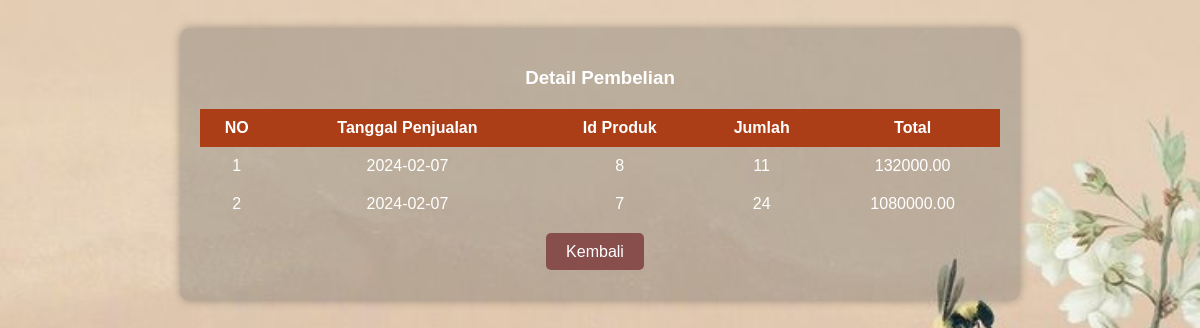
/kasir/detail_pembelian.php?id=7 (signed in), run on the app's committed database.
### tables this page shows
CREATE TABLE `detailpenjualan` (
  `DetailID` int(11) NOT NULL,
  `PenjualanID` int(11) NOT NULL,
  `ProdukID` int(11) NOT NULL,
  `JumlahProduk` int(11) NOT NULL,
  `Subtotal` decimal(10,2) NOT NULL
);

CREATE TABLE `penjualan` (
  `PenjualanID` int(11) NOT NULL,
  `TanggalPenjualan` date NOT NULL,
  `TotalHarga` decimal(10,2) NOT NULL,
  `PelangganID` int(11) NOT NULL
);

### kasir/detail_pembelian.php (the view, shortened to what this page needs)
<!DOCTYPE html>
<html lang="en">
<head>
</head>
<body>
    <div class="container mt-5">
        <h3>Detail Pembelian</h3>
        <table>
            <tr>
                <th>NO</th>
                <th>Tanggal Penjualan</th>
                <th>Id Produk</th>
                <th>Jumlah</th>
                <th>Total</th>
            </tr>
            <?php
            include 'aksi/koneksi.php';
            $no = 1;
            $id = $_GET['id'];
            $detail =  "SELECT penjualan.TanggalPenjualan ,  detailpenjualan.ProdukID, penjualan.TotalHarga , detailpenjualan.JumlahProduk
            FROM penjualan
            INNER JOIN detailpenjualan on penjualan.PenjualanID = detailpenjualan.PenjualanID
            WHERE penjualan.PelangganID = '$id'";
            $data = mysqli_query($koneksi,$detail);
            while ($d = mysqli_fetch_assoc($data)) {
            ?>
            <tr>
                <td><?php echo $no++ ?></td>
                <td><?php echo $d['TanggalPenjualan'] ?></td>
                <td><?php echo $d['ProdukID'] ?></td>
                <td><?php echo $d['JumlahProduk'] ?></td>
                <td><?php echo $d['TotalHarga'] ?></td>
            </tr>
            <?php } ?>
        </table>
        <div class="btn-container">
            <a href="dashboard.php" class="btn btn-danger">Kembali</a>
        </div>
    </div>
</body>
</html>

### kasir/detail_pembelian.php (style rules this page uses)
body { font-family: Arial, sans-serif; background-image: url('assets/6.jpg'); background-size: cover; background-repeat: no-repeat; background-attachment: fixed; color: white; padding: 20px; }
.container { max-width: 800px; margin: 0 auto; padding: 20px; border-radius: 10px; box-shadow: 0 0 10px rgba(0, 0, 0, 0.3); background-color: rgba(26, 38, 49, 0.2); }
h3 { text-align: center; margin-bottom: 20px; }
.btn-container { margin-bottom: 20px; text-align: center; }
.btn { background-color: #874e4c; color: white; border: none; padding: 10px 20px; border-radius: 5px; text-decoration: none; margin-right: 10px; }
table { width: 100%; border-collapse: collapse; margin-bottom: 20px; }
th, td { padding: 10px; text-align: center; }
th { background-color: #ab3e16; color: white; }

### data on the page
detailpenjualan: PenjualanID.TanggalPenjualan "2024-02-07", ProdukID "8", JumlahProduk "11", PenjualanID.TotalHarga "132000.00"
detailpenjualan: PenjualanID.TanggalPenjualan "2024-02-07", ProdukID "7", JumlahProduk "24", PenjualanID.TotalHarga "1080000.00"
